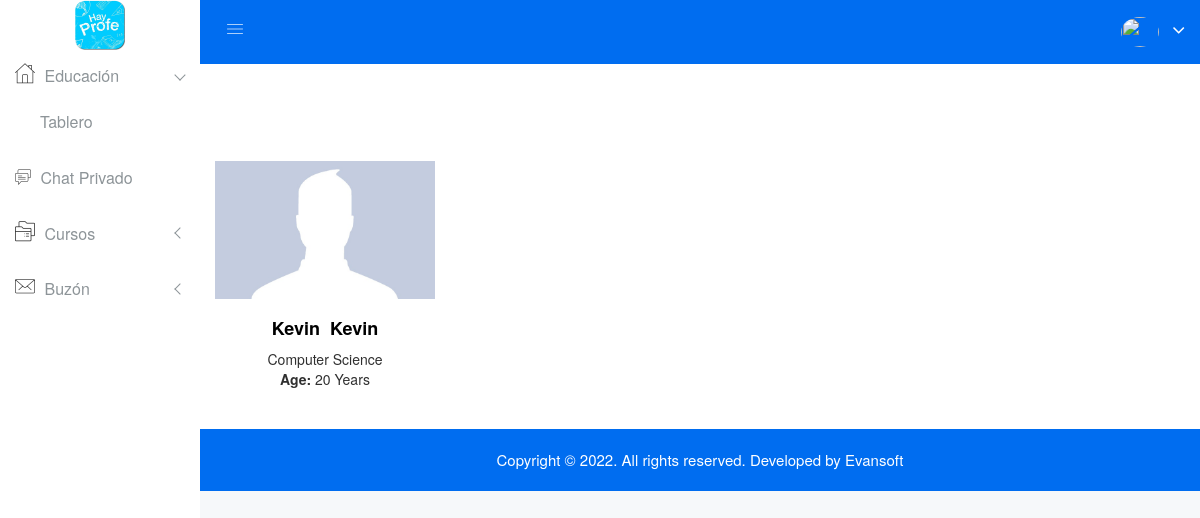
The app's page /student/All_Students/, older data.
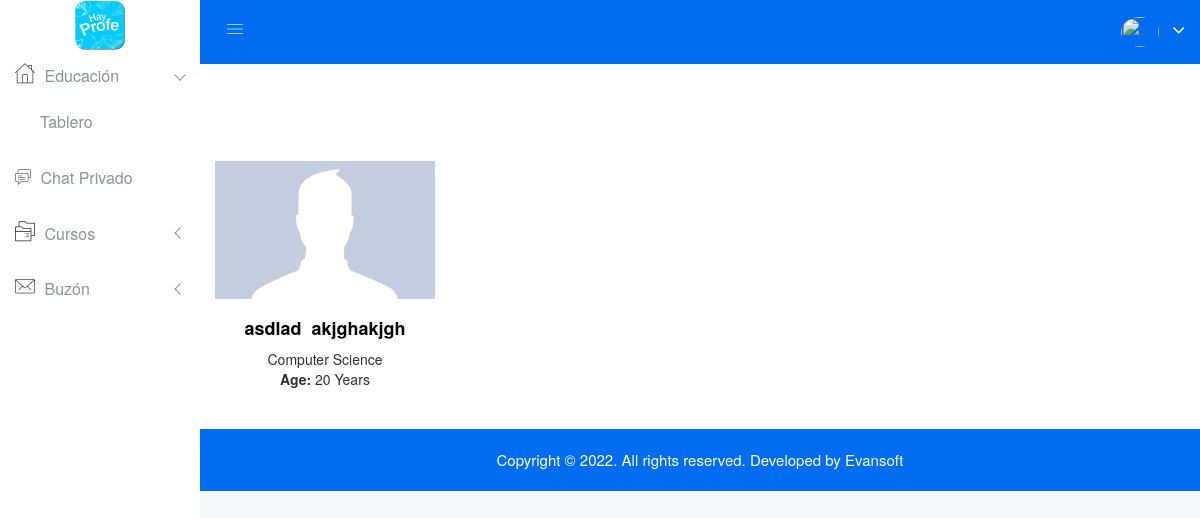
The same page, newer data.
### student/models.py (models this page shows, shortened)
class Student(models.Model):
	first_name = models.CharField(max_length = 20)
	second_name = models.CharField(max_length=20,default="",null=True,blank=True)
	surname = models.CharField(max_length=20)
	second_name = models.CharField(max_length=20,default="",null=True,blank=True)
	address = models.CharField(max_length=150)
	phone= models.CharField(max_length=10)
	email = models.EmailField(unique = True)
	password = models.CharField(max_length=20)
	block = models.BooleanField(default = False)
	img = models.ImageField(upload_to = "Photo_Profile_Student",default="Photo_Profile_Student/photo.jpg")
	type = models.CharField(max_length=10,default= "Student")

### student/views.py (the view)
def All_Students(request):
	student = Student.objects.all()
	return render(request,'student/all-students.html',{'student':student})

### template/student/all-students.html
{% extends '../base.html' %}
{% load static %}
{% block content %}
<div class="contacts-area mg-b-15">
    <div class="container-fluid">
        <div class="row">
            {% for i in student %}
                <div class="col-lg-3 col-md-6 col-sm-6 col-xs-12">
                    <div class="student-inner-std res-mg-b-30">
                        <div class="student-img">
                            <img src="{{i.img.url}}" alt="" />
                        </div>
                        <div class="student-dtl">
                            <h2><a href="{% url 'Profile_Student' i.pk %}" style="text-decoration: none; color: black;">{{i.first_name}}&nbsp;&nbsp;{{i.surname}}</a></h2>
                            <p class="dp">Computer Science</p>
                            <p class="dp-ag"><b>Age:</b> 20 Years</p>
                        </div>
                    </div>
                </div>
            {% endfor %}
        </div>
    </div>
</div>
{% endblock %}

### template/base.html (shortened to what this page needs)
{% load static %}
<!doctype html>
<html class="no-js" lang="en">
<head>
    <link rel="stylesheet" href="{% static 'css/bootstrap.min.css' %}">
    <link rel="stylesheet" href="{% static 'css/font-awesome.min.css' %}">
    <link rel="stylesheet" href="{% static 'css/owl.carousel.css' %}">
    <link rel="stylesheet" href="{% static 'css/owl.theme.css' %}">
    <link rel="stylesheet" href="{% static 'css/owl.transitions.css' %}">
    <link rel="stylesheet" href="{% static 'css/animate.css' %}">
    <link rel="stylesheet" href="{% static 'css/normalize.css' %}">
    <link rel="stylesheet" href="{% static 'css/meanmenu.min.css' %}">
    <link rel="stylesheet" href="{% static 'css/main.css' %}">
    <link rel="stylesheet" href="{% static 'css/dropzone/dropzone.css' %}">
    <link rel="stylesheet" href="{% static 'css/educate-custon-icon.css' %}">
    <link rel="stylesheet" href="{% static 'css/morrisjs/morris.css' %}">
    <link rel="stylesheet" href="{% static 'css/scrollbar/jquery.mCustomScrollbar.min.css' %}">
    <link rel="stylesheet" href="{% static 'css/metisMenu/metisMenu.min.css' %}">
    <link rel="stylesheet" href="{% static 'css/metisMenu/metisMenu-vertical.css' %}">
    <link rel="stylesheet" href="{% static 'css/calendar/fullcalendar.min.css' %}">
    <link rel="stylesheet" href="{% static 'css/calendar/fullcalendar.print.min.css' %}">
    <link rel="stylesheet" href="{% static 'css/summernote/summernote.css' %}">
    <link rel="stylesheet" href="{% static 'css/form/all-type-forms.css' %}">
    <link rel="stylesheet" href="{% static 'style.css' %}">
    <link rel="stylesheet" href="{% static 'css/responsive.css' %}">
    <link rel="stylesheet" href="//code.jquery.com/ui/1.13.1/themes/base/jquery-ui.css">
</head>
<body>
    {% include './menu.html' %}
    <div class="all-content-wrapper">
        <div class="container-fluid">
            <div class="row">
                <div class="col-lg-12 col-md-12 col-sm-12 col-xs-12">
                    <div class="logo-pro">
                        <a href="index.html"><img class="main-logo" src="img/logo/logo.png" alt="" /></a>
                    </div>
                </div>
            </div>
        </div>
        <div class="header-advance-area">
            <div class="header-top-area">
                <div class="container-fluid">
                    <div class="row">
                        <div class="col-lg-12 col-md-12 col-sm-12 col-xs-12">
                            <div class="header-top-wraper">
                                <div class="row">
                                    <div class="col-lg-1 col-md-0 col-sm-1 col-xs-12">
                                        <div class="menu-switcher-pro">
                                            <button type="button" id="sidebarCollapse" class="btn bar-button-pro header-drl-controller-btn btn-info navbar-btn">
													<i class="educate-icon educate-nav"></i>
												</button>
                                        </div>
                                    </div>
                                    <div class="col-lg-5 col-md-5 col-sm-12 col-xs-12">
                                        <div class="header-right-info">
                                            <ul class="nav navbar-nav mai-top-nav header-right-menu">
                                                <li class="nav-item">
                                                    <a href="#" data-toggle="dropdown" role="button" aria-expanded="false" class="nav-link dropdown-toggle">
															<img src="{{request.session.img_profile}}" style="width: 38px;height: 30px;" alt="" />
															<i class="fa fa-angle-down edu-icon edu-down-arrow"></i>
														</a>
                                                </li>
                                            </ul>
                                        </div>
                                    </div>
                                </div>
                            </div>
                        </div>
                    </div>
                </div>
            </div>
            {% include './menu_mobile.html' %}
        </div>
        {% block content %}{% endblock %}
        <div class="footer-copyright-area">
            <div class="container-fluid">
                <div class="row">
                    <div class="col-lg-12">
                        <div class="footer-copy-right">
                            <p>Copyright © 2022. All rights reserved. Developed by <a href="https://evansoft.pythonanywhere.com">Evansoft</a></p>
                        </div>
                    </div>
                </div>
            </div>
        </div>
    </div>
</body>
</html>

### template/menu.html (shortened to what this page needs)
{% load static %}
<div class="left-sidebar-pro">
    <nav id="sidebar" class="">
        <div class="sidebar-header">
            <a href="index.html"><img class="main-logo" src="{% static 'logoapp.png' %}" style="width: 50px;height: 50px;" alt="" /></a>
        </div>
        <div class="left-custom-menu-adp-wrap comment-scrollbar">
            <nav class="sidebar-nav left-sidebar-menu-pro">
                <ul class="metismenu" id="menu1">
                    <li class="active">
                        <a class="has-arrow" href="index.html">
							   <span class="educate-icon educate-home icon-wrap"></span>
							   <span class="mini-click-non">Educación</span>
							</a>
                        <ul class="submenu-angle" aria-expanded="true">
                            <li><a title="Dashboard v.1" href="javascript:void(0);"><span class="mini-sub-pro">Tablero</span></a></li>
                        </ul>
                    </li>
                    <li>
                        <a title="Landing Page" href="{% url 'Chat_Private' %}" aria-expanded="false"><span class="educate-icon educate-comment icon-wrap sub-icon-mg" aria-hidden="true"></span> <span class="mini-click-non">Chat Privado</span></a>
                    </li>
                    <li>
                        <a class="has-arrow" href="all-courses.html" aria-expanded="false"><span class="educate-icon educate-course icon-wrap"></span> <span class="mini-click-non">Cursos</span></a>
                    </li>
                    <li>
                        <a class="has-arrow" href="mailbox.html" aria-expanded="false"><span class="educate-icon educate-message icon-wrap"></span> <span class="mini-click-non">Buzón</span></a>
                    </li>
                </ul>
            </nav>
        </div>
    </nav>
</div>

### template/menu_mobile.html (shortened to what this page needs)
{% load static %}
            <div class="breadcome-area">
                <div class="container-fluid">
                    <div class="row" style="margin-top: 10px;">
                        <div class="col-lg-12 col-md-12 col-sm-12 col-xs-12">
                            <div class="breadcome-list">
                                <div class="row">
                                    <div class="col-lg-6 col-md-6 col-sm-6 col-xs-12">
                                    </div>
                                </div>
                            </div>
                        </div>
                    </div>
                </div>
            </div>

### static/css/main.css (style rules this page uses)
html { color: #222; font-size: 1em; line-height: 1.4; }
audio, canvas, iframe, img, svg, video { vertical-align: middle; }

### static/css/metisMenu/metisMenu-vertical.css (style rules this page uses)
.sidebar-nav { background: #fff; }
.sidebar-nav ul { padding: 0; margin: 0; list-style: none; background: #f5f5f5; }
.sidebar-nav .metismenu { background: #fff; display: -webkit-box; display: -ms-flexbox; display: flex; -webkit-box-orient: vertical; -webkit-box-direction: normal; -ms-flex-direction: column; flex-direction: column; }
.sidebar-nav .metismenu li + li { margin-top: 5px; }
.sidebar-nav .metismenu li:last-child { margin-bottom: 5px; }
.sidebar-nav .metismenu > li { display: -webkit-box; display: -ms-flexbox; display: flex; -webkit-box-orient: vertical; -webkit-box-direction: normal; -ms-flex-direction: column; flex-direction: column; position: relative; }
.sidebar-nav .metismenu a { position: relative; display: block; padding: 13px 15px; color: #444; outline-width: 0; transition: all .3s ease-out; font-size:16px; font-weight:400; }
.sidebar-nav .metismenu ul a { padding: 10px 15px 10px 40px; }
.sidebar-nav .metismenu li .icon-wrap { margin-right:5px; font-size:20px; color:#303030; }
.sidebar-nav .metismenu li .sub-icon-mg { margin-right:5px; font-size:16px; }

Row changes from the older to the newer data that the page shows:
removed Student: img (picture), first_name "Kevin", surname "Kevin"
added Student: img (picture), first_name "asdlad", surname "akjghakjgh"
